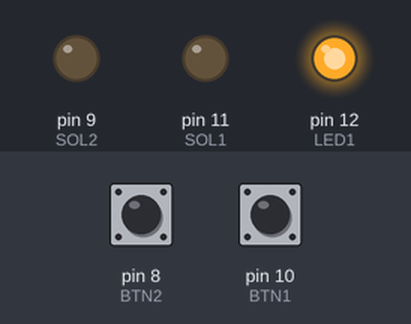
Recording of a sketch running on a simulated Arduino Uno, built with avr-gcc and run on an emulated ATmega328P. Parts: output pins drawn as LEDs (lit = HIGH). Inputs (shaded band) come from the test bench; at power-on: pin 8 (BTN2) HIGH, pin 10 (BTN1) HIGH.

Above: at 1.2 s.
1.3 s: pin 8 (BTN2) pulled LOW for 0.15 s
At 1.37 s:
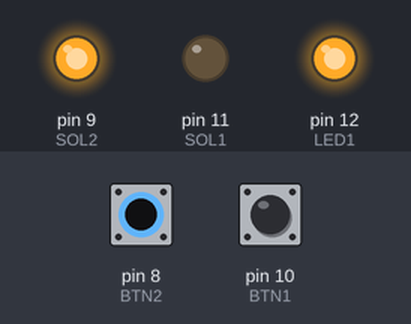
2.9 s: pin 10 (BTN1) pulled LOW for 0.15 s
At 2.97 s:
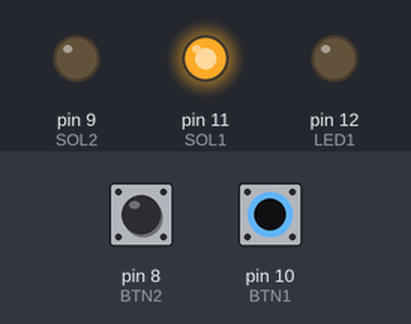
4.5 s: pin 10 (BTN1) pulled LOW for 3.2 s
At 8.3 s:
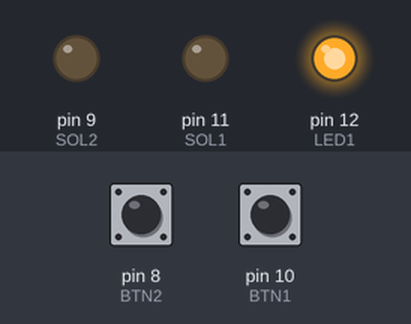
9.2 s: pin 8 (BTN2) pulled LOW for 3.2 s
At 9.5 s:
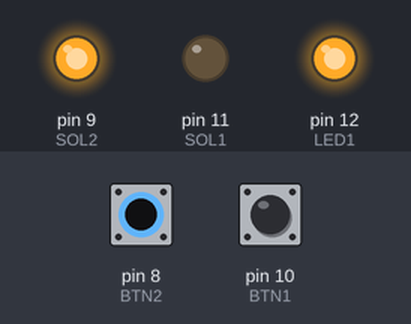
13.9 s: pin 8 (BTN2) driven LOW and pin 10 (BTN1) driven LOW
At 14.2 s:
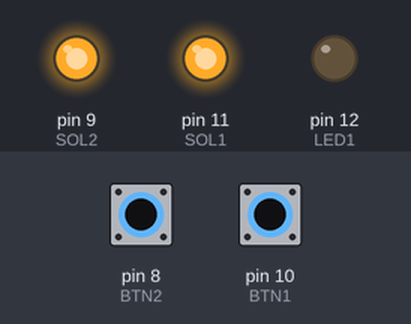
Timing chart, 0 to 16.4 s (numbered marks = the images above; inputs shaded):
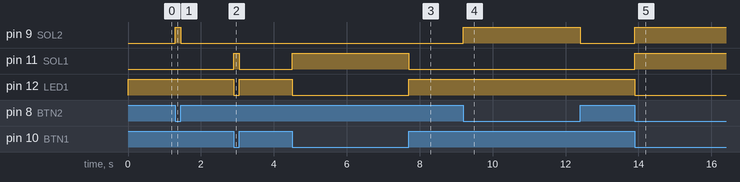

The sketch:

SolenoidTest.ino
```cpp
//BTNS
#define BTN1 10
#define LED1 12
#define BTN2 8

//SOL
#define SOL1 11
#define SOL2 9

void setup() {
  //BTNS
  pinMode(BTN1, INPUT_PULLUP);
  pinMode(LED1, OUTPUT);
  pinMode(BTN2, INPUT_PULLUP);

  //SOL
  pinMode(SOL1, OUTPUT);
  pinMode(SOL2, OUTPUT);
}

void loop() {
  if(LOW == digitalRead(BTN1)){
    digitalWrite(SOL1, HIGH);
    digitalWrite(LED1, LOW);
  }else{
    digitalWrite(SOL1, LOW);
    digitalWrite(LED1, HIGH);
  }
  if(LOW == digitalRead(BTN2)){
    digitalWrite(SOL2, HIGH);
  }else{
    digitalWrite(SOL2, LOW);
  }
}
```

Measured:
- after the input at 1.3 s, pin 9 (SOL2): LOW → HIGH at once, → LOW 0.15 s later
- after the input at 2.9 s, pin 11 (SOL1): LOW → HIGH at once, → LOW 0.15 s later; pin 12 (LED1): HIGH → LOW at once, → HIGH 0.15 s later
- after the input at 4.5 s, pin 11 (SOL1): LOW → HIGH at once, → LOW 3.2 s later; pin 12 (LED1): HIGH → LOW at once, → HIGH 3.2 s later
- after the input at 9.2 s, pin 9 (SOL2): LOW → HIGH at once, → LOW 3.2 s later
- after the input at 13.9 s, pin 9 (SOL2), pin 11 (SOL1): LOW → HIGH at once; pin 12 (LED1): HIGH → LOW at once
